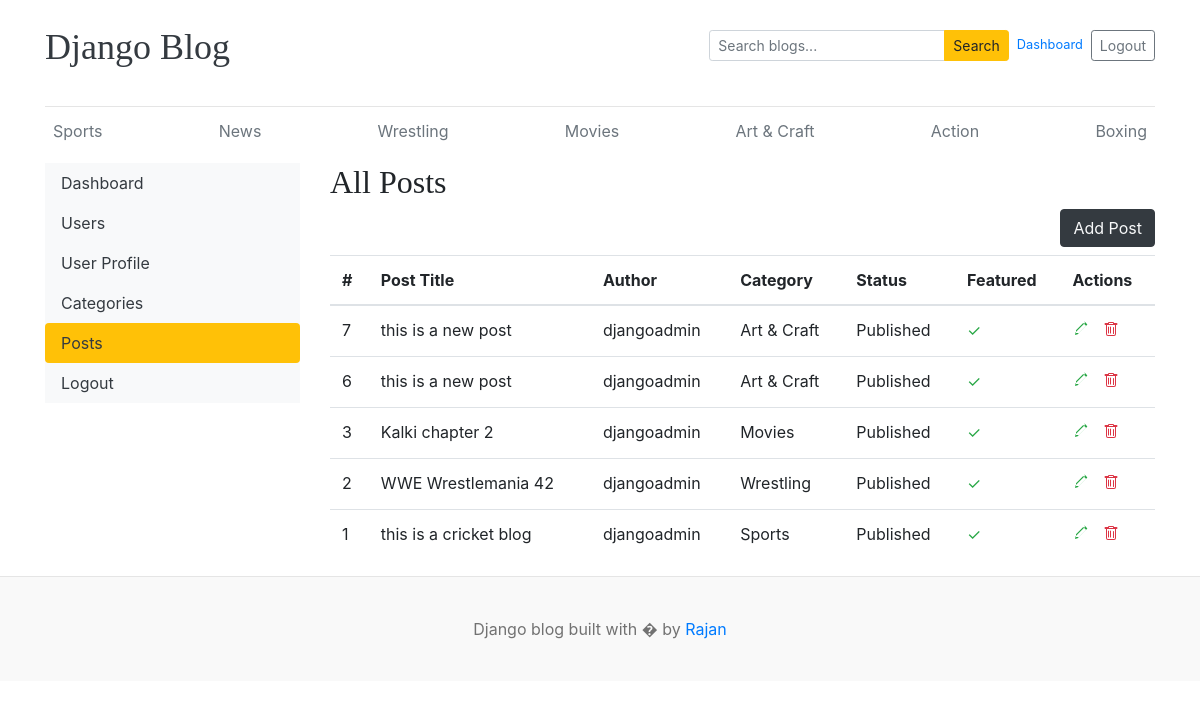
The page /dashboard/posts/ (signed in) on the database its author committed.
### blogs/models.py (models this page shows, shortened)
class Category(models.Model):
    category_name = models.CharField(max_length=50, unique=True)
    created_at = models.DateTimeField(auto_now_add=True)
    updated_at = models.DateTimeField(auto_now=True)
    class Meta:
        verbose_name_plural = "Category"
    def __str__(self):
        return self.category_name

class Blog(models.Model):
    title = models.CharField(max_length=100)
    slug = models.SlugField(max_length=150, unique=True)
    category = models.ForeignKey(Category, on_delete=models.CASCADE)
    author = models.ForeignKey(User, on_delete=models.CASCADE)
    featured_image = models.ImageField(upload_to="uploads/%Y/%m/%d/")
    short_description = models.TextField(max_length=500)
    blog_body = models.TextField(max_length=1000)
    status = models.IntegerField(choices=STATUS_CHOICES, default=0)
    is_featured = models.BooleanField(default=False)
    created_at = models.DateTimeField(auto_now_add=True)
    updated_at = models.DateTimeField(auto_now=True)

### dashboards/views.py (the view)
# urls.py: path('posts/', views.posts, name='posts'),
@login_required(login_url='login')
def posts(request):
    context = {
        'posts': Blog.objects.order_by('-created_at'),
    }
    return render(request, 'dashboard/posts.html', context)

### blogs/context_processors.py (called while the page is built)
def get_categories(request):
    categories = Category.objects.all()
    return {'category': categories}

def get_SocialLink(request):
    social_links = SocialLink.objects.all()
    return {'SocialLink': social_links}

### templates/dashboard/posts.html (shortened to what this page needs)
{% extends 'base.html' %}
{% block content %}
<div class="row">
 {% include 'dashboard/sidebar.html' %}
	<div class="col-md-9">
        <h2>All Posts</h2>
		<a href="{% url 'add_post' %}" class="btn btn-dark text-light float-right mb-2">Add Post</a>
		<table class="table table-hover">
  <thead>
    <tr>
      <th >#</th>
      <th >Post Title</th>
      <th >Author</th>
      <th >Category</th>
      <th >Status</th>
      <th >Featured</th>
      <th >Actions</th>
    </tr>
  </thead>
  <tbody>
    {% for post in posts %}
    <tr>
      <td>{{ post.id }}</td>
      <td>{{ post.title }}</td>
      <td>{{ post.author }}</td>
      <td>{{ post.category }}</td>
      <td>{{ post.get_status_display }}</td>
      <td>{% if post.is_featured %}<span class="text-success fw-bold" aria-label="Featured">&#10003;</span>{% else %}<span class="text-danger fw-bold" aria-label="Not featured">&#10007;</span>{% endif %}</td>
      <td>
        <a href="{% url 'edit_post' post.id %}" class="text-success" aria-label="Edit post">
          <svg xmlns="http://www.w3.org/2000/svg" width="16" height="16" viewBox="0 0 16 16" fill="currentColor" aria-hidden="true">
            <path d="M12.146.854a.5.5 0 0 1 .708 0l2.292 2.292a.5.5 0 0 1 0 .708l-9.5 9.5L3 14l.646-2.646 9.5-9.5zM11.207 2L4 9.207V12h2.793L14 4.793 11.207 2z"/>
          </svg>
        </a>
          <form method="post" action="{% url 'delete_post' post.id %}" style="display: inline;" onsubmit="return confirm('Delete this post?');">
            <button type="submit" class="btn btn-link text-danger p-0 align-baseline" aria-label="Delete post" style="text-decoration: none;">
            </button>
          </form>
      </td>
    </tr>
    {% empty %}
    <tr>
      <td colspan="7" class="text-center text-muted">No posts found.</td>
    </tr>
    {% endfor %}
  </tbody>
</table>
</div>
</div>
{% endblock %}

### templates/base.html (shortened to what this page needs)
{% load static %}
<!DOCTYPE html>
<html lang="en">
<head>
    <link href="https://getbootstrap.com/docs/4.0/dist/css/bootstrap.min.css" rel="stylesheet">
    <link href="{% static 'css/blog.css' %}" rel="stylesheet">
    <link rel="stylesheet" href="https://cdnjs.cloudflare.com/ajax/libs/font-awesome/4.7.0/css/font-awesome.min.css">
  </head>
<body>
    <div class="container">
      <header class="blog-header py-3">
        <div class="row flex-nowrap justify-content-between align-items-center mb-3">
          <div class="col-6 pt-1">
            <a class="blog-header-logo text-dark" href="/">Django Blog</a>
          </div>
          <div class="col-6 d-flex justify-content-end align-items-center">
            <form id="search-form" action="{% url 'search' %}" method="get" class="form-inline mr-2">
              <div class="input-group input-group-sm">
                <input class="form-control" name="keyword" type="text" placeholder="Search blogs..." aria-label="Search blogs" />
                <div class="input-group-append">
                  <button class="btn btn-warning" type="submit">Search</button>
                </div>
              </div>
            </form>
            {% if user.is_authenticated %}
            <span class="small text-muted mr-2"><a href="{% url 'dashboard' %}">Dashboard</a></span>
            <a class="btn btn-sm btn-outline-secondary" href="{% url 'logout' %}">Logout</a>
            {% else %}
            <a class="btn btn-sm btn-warning" href="{% url 'login' %}">Login</a> &nbsp;
            <a class="btn btn-sm btn-outline-secondary" href="{% url 'register' %}">Register</a>
            {% endif %}
          </div>
        </div>
      </header>
      <div class="nav-scroller py-1 mb-2">
        <nav class="nav d-flex justify-content-between">
          {% for cat in category %}
          <a class="p-2 text-muted" href="{% url 'category_blogs' cat.id %}">{{ cat.category_name }}</a>
          {% endfor %}
        </nav>
      </div>
{% block content %}
{% endblock %}
    </div>
 <footer class="blog-footer">
  <p>Django blog built with � by <a href="#">Rajan</a></p>
</footer>
</body>
</html>

### pb_main/static/css/blog.css (style rules this page uses)
.blog-header { border-bottom: 1px solid #e5e5e5; }
.blog-header-logo { font-family: "Playfair Display", Georgia, "Times New Roman", serif; font-size: 2.25rem; }
h1, h2, h3, h4, h5, h6 { font-family: "Playfair Display", Georgia, "Times New Roman", serif; }
.blog-footer { padding: 2.5rem 0; color: #727272; text-align: center; background-color: #f9f9f9; border-top: .05rem solid #e5e5e5; }
.blog-footer p:last-child { margin-bottom: 0; }

### rows shown on the page
Category: category_name "Sports"
Category: category_name "News"
Category: category_name "Wrestling"
Category: category_name "Movies"
Category: category_name "Art & Craft"
Category: category_name "Action"
Category: category_name "Boxing"
Blog: id "7", title "this is a new post", author "djangoadmin", category "Art & Craft", status "Published"
Blog: id "6", title "this is a new post", author "djangoadmin", category "Art & Craft", status "Published"
Blog: id "3", title "Kalki chapter 2", author "djangoadmin", category "Movies", status "Published"
Blog: id "2", title "WWE Wrestlemania 42", author "djangoadmin", category "Wrestling", status "Published"
Blog: id "1", title "this is a cricket blog", author "djangoadmin", category "Sports", status "Published"
